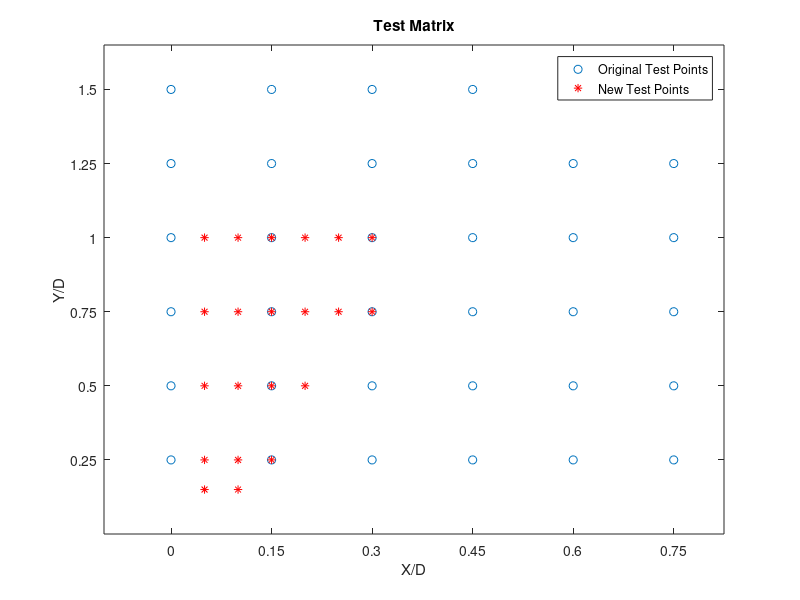

MATLAB code to generate this figure:
function plot_testMatrix_com()

X_vector = [0:0.15:0.75 [0:0.15:0.75] [0:0.15:0.75] [0:0.15:0.75] [0:0.15:0.75] [0:0.15:0.75]];
Y_vector = [0.25*ones(1,6) 0.5*ones(1,6) 0.75*ones(1,6) 1*ones(1,6) 1.25*ones(1,6) 1.5*ones(1,6)];
outputPath = '/Users/haining/VIV/src/2012SpringSmalltank/outputJason/';

figure
plot(X_vector, Y_vector, 'o')
xlim([min(0,0.9*min(X_vector)-0.1) 1.1*max(X_vector)])
ylim([min(0,0.9*min(Y_vector)-0.1) 1.1*max(Y_vector)])

hold on

Y_vector = [0.15 0.15 0.25 0.25 0.25 0.5 0.5 0.5 0.5 0.75 0.75 0.75 0.75 0.75 0.75 1 1 1 1 1 1];
X_vector = [0.05 0.1 0.05 0.1 0.15 0.05 0.1 0.15 0.2 0.05 0.1 0.15 0.2 0.25 0.3 0.05 0.1 0.15 0.2 0.25 0.3 ];
plot(X_vector, Y_vector, '*r')

ylabel('Y/D')
xlabel('X/D')


set(gca, 'XTick',[0:0.15:0.75])
set(gca, 'YTick',[0.25:0.25:1.5])

legend('Original Test Points', 'New Test Points')
title('Test Matrix')
saveas(gcf, [outputPath 'testMatrixComp.jpg'])


